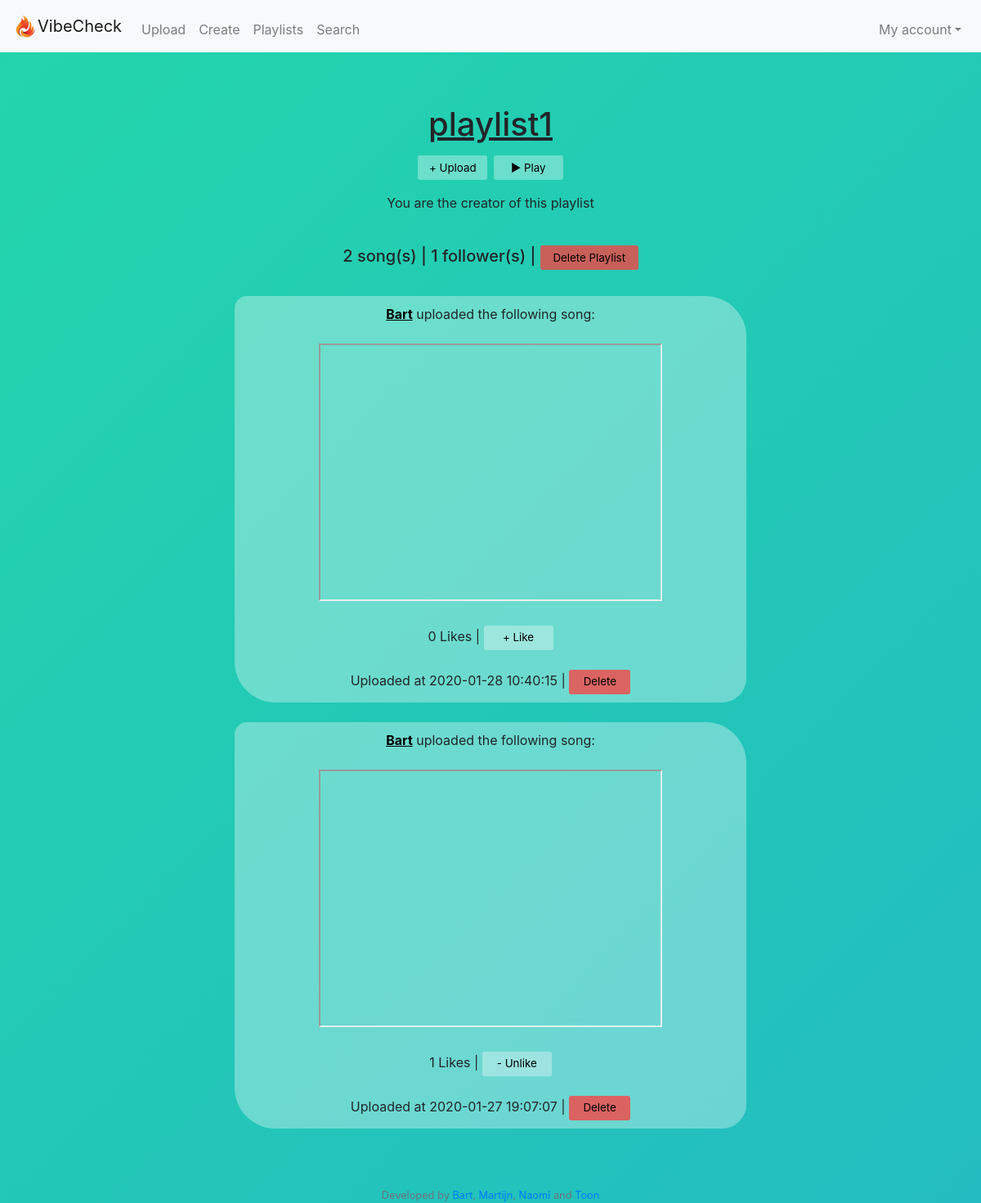
The app's page /playlist_profile?id=1 (signed in), older data.
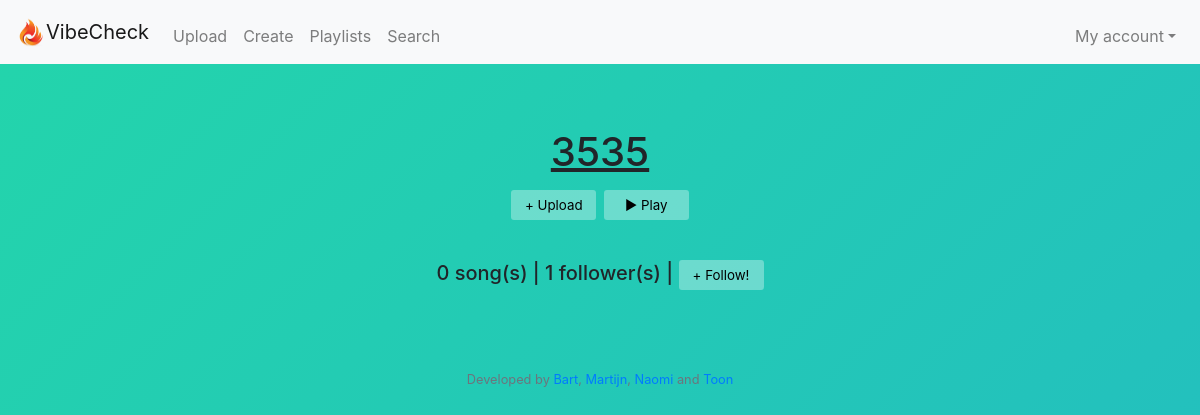
The same page, newer data.
### tables this page shows
CREATE TABLE 'playlists' ('playlist_id' integer PRIMARY KEY NOT NULL, 'playlist_name' text, 'description' text, 'creator_id' integer);

CREATE TABLE 'tracks' ('playlist_id' integer, 'link' text, 'added_by' text, 'time' timestamp DEFAULT CURRENT_TIMESTAMP,'link_desc' text, 'track_id'  INTEGER PRIMARY KEY NOT NULL  , 'likes' INTEGER DEFAULT 0);

CREATE TABLE 'users' ('user_id' integer PRIMARY KEY NOT NULL, 'username' text, 'hash' text);

### application.py (the view)
@app.route("/playlist_profile")
@login_required
def playlist_profile():
    user_id = session["user_id"]
    current_user = db.execute("SELECT username FROM users WHERE user_id = :user_id", user_id=user_id)
    playlist_id = request.args.get("id")
    playlist_info = db.execute("SELECT description, creator_id, playlist_name FROM playlists WHERE playlist_id = :playlist_id", playlist_id=playlist_id)
    description = playlist_info[0]["description"]
    creator_id = playlist_info[0]["creator_id"]
    playlist_name = playlist_info[0]["playlist_name"]
    followers = db.execute("SELECT user_id FROM playlist_users WHERE playlist_id = :playlist_id", playlist_id=playlist_id)
    all_tracks = db.execute("SELECT added_by, link, time, link_desc, track_id, likes FROM tracks WHERE playlist_id= :playlist_id", playlist_id=playlist_id)
    links = yt_playlist_profile(all_tracks, user_id)
    if check_following(playlist_id, user_id):
        button = "follow"
    else:
        button = "unfollow"
    return render_template("playlist_profile.html", id=playlist_id, links=links, description=description, playlist_name=playlist_name,
                           posts=len(all_tracks), followers=len(followers), current_user=current_user, button=button, user_id=user_id, creator_id=creator_id)

### application.py (called while the page is built)
@app.after_request
def after_request(response):
    response.headers["Cache-Control"] = "no-cache, no-store, must-revalidate"
    response.headers["Expires"] = 0
    response.headers["Pragma"] = "no-cache"
    return response

### helpers.py (called while the page is built)
def youtube_api(link):
    if "=" in link:
        link = link.split("=")
        link = link[1].split("&")
        for item in link:
            return item
    else:
        link = link.split("e/")
        link = link[1].split("?")
        for item in link:
            return item

def login_required(f):
    @wraps(f)
    def decorated_function(*args, **kwargs):
        if session.get("user_id") is None:
            return redirect("/login")
        return f(*args, **kwargs)
    return decorated_function

def check_following(playlist_id, user_id):
    check_follow = db.execute("SELECT user_id FROM playlist_users WHERE playlist_id = :playlist_id",
                              playlist_id=playlist_id)
    for i in check_follow:
        if i["user_id"] == user_id:
            return True

### templates/playlist_profile.html (shortened to what this page needs)
{% extends "layout.html" %}
{% block main %}
    <div align="center">
        <p>
            <h1 align="center"><u>{{ playlist_name }}</u></h1>
            <h3>
                <a href=/upload>
                    <button id="upload-button" type="button">+ Upload</button>
                </a>
                <a href="/player?playlist_id={{id}}">
                    <button id="upload-button" type="button">&#9658; Play</button>
                </a>
            </h3>
        </p>
        {% if creator_id == user_id %}
            <p>
                <h10>You are the creator of this playlist</h10>
            </p>
        {% endif %}
        <br>
        <h5 align="center">{{posts}} song(s) | {{followers}} follower(s) |
        {% if creator_id == user_id %}
            <a href="/deleteplaylist?playlist_id={{id}}">
                <button id= 'delete-playlist-button' class="btn btn-outline-danger" type="button" onclick= "delete_playlist({{id}})">Delete Playlist</button>
            </a></h5>
        {% else %}
            {% if button == "follow" %}
                <a id="blocked_anchor"><button id="follow-button" type="button" onClick="follow({{id}})">Following</button></a></h5>
            {% else %}
                <a id="blocked_anchor"><button id="follow-button" type="button" onClick="follow({{id}})">+ Follow!</button></a></h5>
            {% endif %}
        {% endif %}
    </div>
    <br>
    {% for link in links %}
    <div class="song">
        <div align="center">
            <a class="link" href="/profile?username={{link[0][0]['username']}}">
                <strong>{{link[0][0]["username"]}}</strong></a> uploaded the following song:
        </div>
        <br>
        <div align="center">
            <iframe width="420" height="315"
                src="https://www.youtube.com/embed/{{link[1]}}">
            </iframe>
        </div>
        <br>
        {% if link[7] != "liked" %}
            <div>
                {{link[5]}} Likes |
                <a id="blocked_anchor"><button id="like-button" type="button" onClick = "like({{link[4]}})">+ Like</button></a>
            </div>
        {% else %}
            <div>
                {{link[5]}} Likes |
                <a id="blocked_anchor"><button id="like-button" type="button" onClick = "like({{link[4]}})">- Unlike</button></a>
            </div>
        {% endif %}
        <br>
        Uploaded at {{link[2]}}
        {% if link[0]==current_user %}
            | <a id="blocked_anchor"><button id="delete-song-button" type="button" onclick= "delete_song({{link[4]}})">Delete</button></a>
        {% endif %}
    </div>
    <br>
    {% endfor %}
{% endblock %}

Row changes from the older to the newer data that the page shows:
removed tracks: username "Bart", likes "0", time "2020-01-28 10:40:15"
removed tracks: username "Bart", likes "1", time "2020-01-27 19:07:07"
changed playlists: playlist_name "playlist1" → "3535"
Text that changed along with them:
{{ posts }}: "2" → "0"
text no longer shown: "You are the creator of this playlist Delete Playlist"
text now shown: "+ Follow!"
